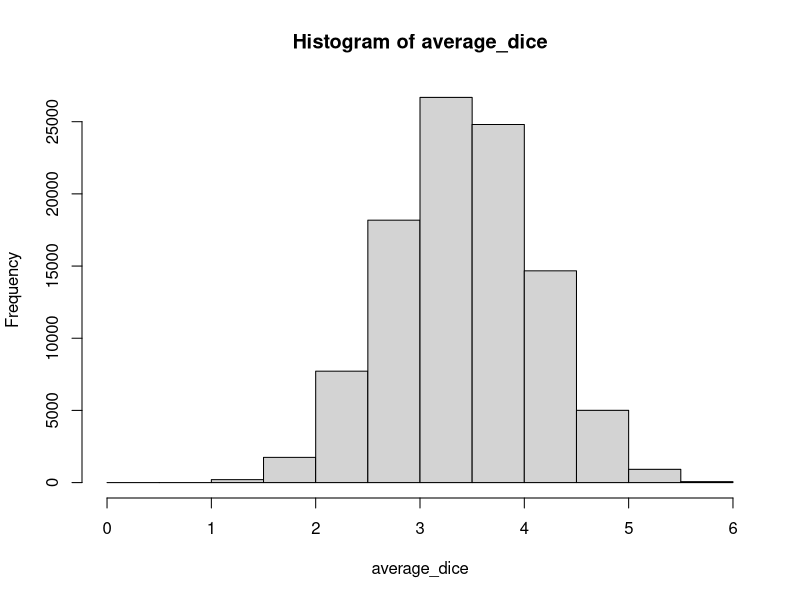

Recreate this plot in R.
## Exercise 1
roll_dice <- function(){
  die <- 1:6
  dice <- sample(die, size = 6, replace = TRUE)
  avg_sum <- sum(dice)/6
  avg_sum
}

roll_dice()

average_dice <- replicate(n = 100000, expr = roll_dice())
hist(x = average_dice, breaks = seq(from = 0, to = 6, by = 0.5))

## Exercise 2
roll_2dice <- function(red = 1:6, green = 1:6) {
  red_die <- sample(red, size = 1)
  green_die <- sample(green, size = 1)
  if(red_die >= green_die){
    return(TRUE)
  } else {
    return(FALSE)
  }
}

roll_2dice(red = 1:4, green = 5:9)
roll_2dice()

## Exercise 3
instructor <- list("Ha", 24)
students <- list(list("Alex", 20), list("Dave", 21))
stat385 <- list(instructor, students)
stat385

stat385[[2]][[1]][[2]]
stat385[[2]][[2]]
stat385[[1]][[1]]

## Exercise 4
m <- matrix(data = 1:16, nrow = 4, byrow = TRUE)
m

m[1, 3]
m[3, 2]
m[1, ]
m[ , 3]
sum(m[ , 3])
mean(m[1, ])

